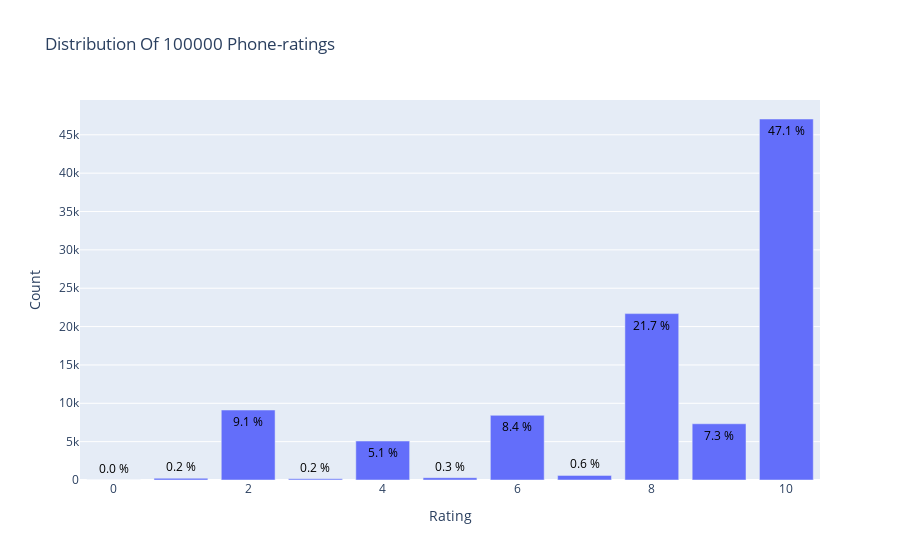

Source (notebook cell):
### Markdown cell above
## Ratings Distribution

### Code cell
init_notebook_mode(connected=True)

data = sample_df['score'].value_counts().sort_index(ascending=False)
trace = go.Bar(x = data.index,
               text = ['{:.1f} %'.format(val) for val in (data.values / sample_df.shape[0] * 100)],
               textposition = 'auto',
               textfont = dict(color = '#000000'),
               y = data.values,
               )
# Create layout
layout = dict(title = 'Distribution Of {} Phone-ratings'.format(sample_df.shape[0]),
              xaxis = dict(title = 'Rating'),
              yaxis = dict(title = 'Count'))
# Create plot
fig = go.Figure(data=[trace], layout=layout)
iplot(fig)

### Figure 1 — Plotly figure (JSON) as saved in the notebook; plotly's stock layout.template omitted (floating-point values rounded to 4 significant figures)
{"data": [{"text": ["47.1 %", "7.3 %", "21.7 %", "0.6 %", "8.4 %", "0.3 %", "5.1 %", "0.2 %", "9.1 %", "0.2 %", "0.0 %"], "textfont": {"color": "#000000"}, "textposition": "auto", "type": "bar", "x": [10, 9, 8, 7, 6, 5, 4, 3, 2, 1, 0], "y": [47061, 7330, 21690, 601, 8429, 302, 5082, 152, 9121, 228, 4]}], "layout": {"title": {"text": "Distribution Of 100000 Phone-ratings"}, "xaxis": {"title": {"text": "Rating"}}, "yaxis": {"title": {"text": "Count"}}}}
